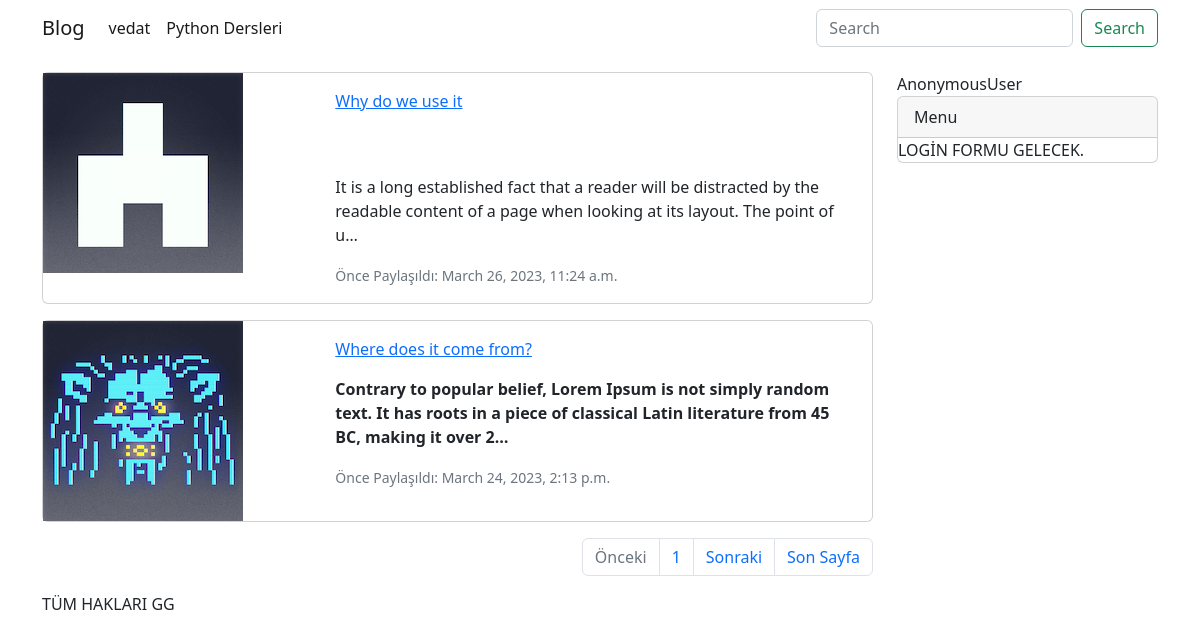
/kategori/python-dersleri, run on an earlier commit of the app's database.
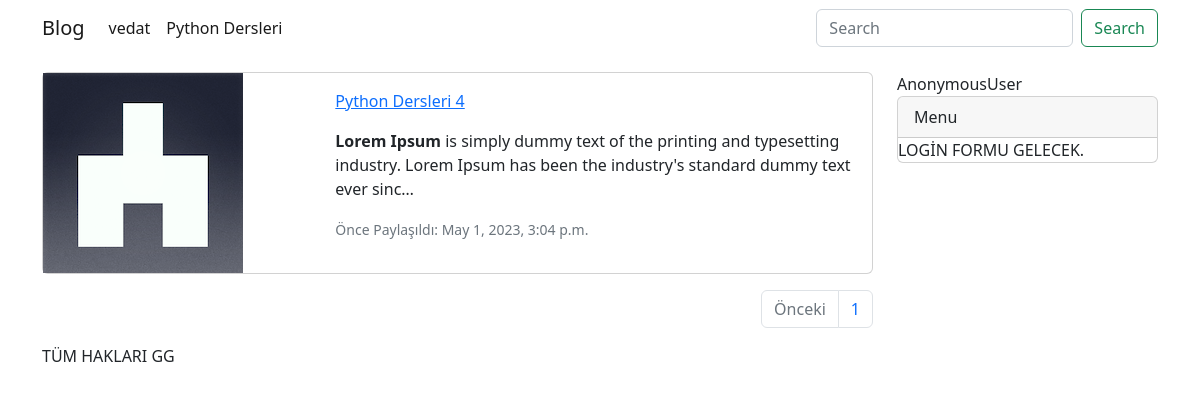
And on a later commit of the database.
### blog/models/kategori.py (models this page shows, shortened)
class KategoriModel(models.Model):
    isim=models.CharField(max_length=30, blank=False,null=False)
    slug = AutoSlugField(populate_from='isim',unique=True)
    class Meta:
         db_table='kategori'
         verbose_name_plural ='Kategoriler'
         verbose_name='Kategoriler'

### blog/models/yazi.py (models this page shows, shortened)
class YazilarModel(DateAbstractModel):
    resim=models.ImageField(upload_to='yazi_resimleri')
    baslik=models.CharField(max_length=50)
    icerik=RichTextField()
    slug=AutoSlugField(populate_from='baslik',unique=True)
    kategoriler= models.ManyToManyField(KategoriModel,related_name='yazi')
    yazar=models.ForeignKey('account.CustomUserModel', on_delete=models.CASCADE,related_name='yazilar')
    class Meta:
       verbose_name='yazi'
       verbose_name_plural='Yazilar'
       db_table='Yazi'

### blog/views/kategori.py (the view)
# urls.py: path("kategori/<slug:kategoriSlug>", kategori, name="kategori"),
def kategori(request, kategoriSlug):
   kategori= get_object_or_404(KategoriModel, slug=kategoriSlug)
   yazilar = kategori.yazi.order_by('-id')
   sayfa=request.GET.get('sayfa')
   paginator = Paginator(yazilar,2)
   return render(request, 'pages/kategori.html',context={
      'yazilar':paginator.get_page(sayfa),
      'kategori_isim':kategori.isim
   })

### blog/templatetags/kategori_list.py (called while the page is built)
@register.simple_tag
def kategori_list():
    kategoriler=KategoriModel.objects.all()
    return kategoriler

### blog/templates/pages/kategori.html (shortened to what this page needs)
{%extends 'base.html' %}
{% block content %}
{% for yazi in yazilar %}
<div class="card mb-3" style="max-width:none;">
    <div class="row g-0">
        <div class="col-md-4">
            <img src="{{yazi.resim.url}}" class="img" alt="...">
        </div>
        <div class="col-md-8">
            <div class="card-body">
                <a href="{% url 'detay' slug=yazi.slug %}"> {{yazi.baslik}}</a>
                <p class="card-text">{{yazi.icerik | safe | truncatechars_html:150 }}</p>
                <p class="card-text"><small class="text-muted">Önce Paylaşıldı: {{yazi.duzenlenme_tarihi}}</small></p>
            </div>
        </div>
    </div>
</div>
{% empty %}
<p> hiç yazı yok </p>
{%endfor%}
<nav aria-label="Page navigation example">
    <ul class="pagination justify-content-end">
        {% if yazilar.has_previous %}
        <li class="page-item">
            <a class="page-link" href="?sayfa={{yazilar.previous_page_number}}" tabindex="-1"
                aria-disabled="true">Önceki Sayfa</a>
        </li>
        {% else %}
        <li class="page-item disabled">
            <a class="page-link">Önceki</a>
        </li>
        {% endif %}
        <li class="page-item"><a class="page-link" href="#">{{yazilar.number}}</a></li>
        {% if yazilar.has_next %}
        <li class="page-item">
            <a class="page-link" href="?sayfa={{yazilar.next_page_number}}">Sonraki</a>
        </li>
        <li class="page-item">
            <a class="page-link" href="?sayfa={{yazilar.next_page_number}}">Son Sayfa</a>
        </li>
        {% endif %}
    </ul>
</nav>
{% endblock %}

### templates/components/navbar.html (shortened to what this page needs)
{% load kategori_list %}
{% kategori_list as kategoriler %}
<nav class="navbar navbar-expand-lg bg-body-tertiary">
    <div class="container">
        <a class="navbar-brand" href="{% url 'anasayfa' %}">Blog</a>
        <div class="collapse navbar-collapse" id="navbarSupportedContent">
            <ul class="navbar-nav me-auto mb-2 mb-lg-0">
                {% for kategori in kategoriler %}
                <li class="nav-item">
                    <a class="nav-link active" aria-current="page"
                        href="{% url 'kategori' kategoriSlug=kategori.slug %}">{{ kategori.isim }}</a>
                    {% endfor %}
            </ul>
            <form action="{% url 'anasayfa' %}" class="d-flex" role="search">
                <input class="form-control me-2" name="sorgu" type="search" placeholder="Search" aria-label="Search">
                <button class="btn btn-outline-success" type="submit">Search</button>
            </form>
        </div>
    </div>
</nav>

What changed in the data, as far as the page shows it:
removed YazilarModel: resim (picture), baslik "Why do we use it", icerik "It is a long established fact that a reader will be distracted by the readable content of a page when looking at its layout. The point of u…", duzenlenme_tarihi "March 26, 2023, 11:24 a.m."
removed YazilarModel: resim (picture), baslik "Where does it come from?", icerik "Contrary to popular belief, Lorem Ipsum is not simply random text. It has roots in a piece of classical Latin literature from 45 BC, making it over 2…", duzenlenme_tarihi "March 24, 2023, 2:13 p.m."
now on this page (row edited): YazilarModel: resim (picture), baslik "Python Dersleri 4", icerik "Lorem Ipsum is simply dummy text of the printing and typesetting industry. Lorem Ipsum has been the industry's standard dummy text ever sinc…", duzenlenme_tarihi "May 1, 2023, 3:04 p.m."
Also different on the page:
text no longer shown: "Sonraki Son Sayfa"
